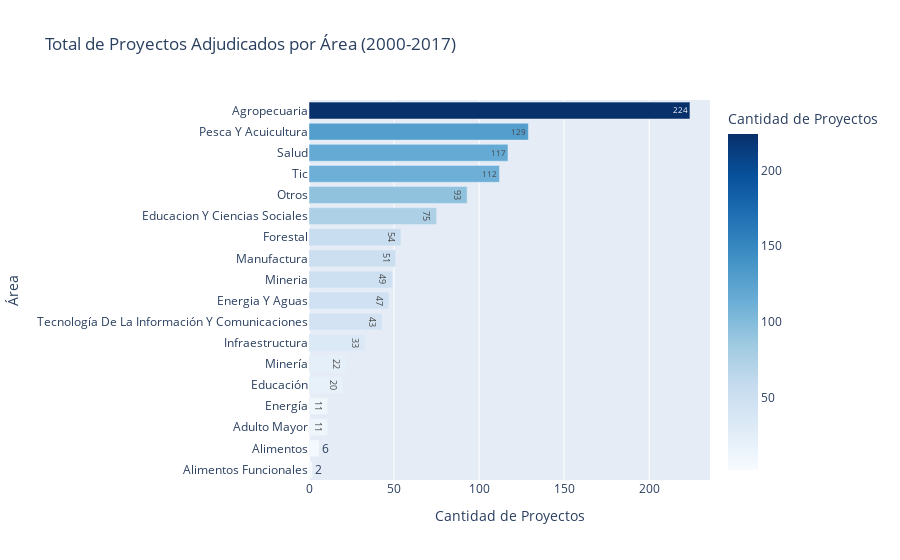

Notebook code for this chart:
### Markdown cell above
## 1. ¿Qué áreas tienen más proyectos? (2000-2017)

Un **gráfico de barras horizontales** es ideal para comparar categorías cuando los nombres son largos.

### Code cell
# Conteo por área
count_by_area = df_all['area'].value_counts().reset_index()
count_by_area.columns = ['Área', 'Cantidad de Proyectos']

fig1 = px.bar(count_by_area, 
              x='Cantidad de Proyectos', 
              y='Área', 
              orientation='h',
              title='Total de Proyectos Adjudicados por Área (2000-2017)',
              text='Cantidad de Proyectos',
              color='Cantidad de Proyectos',
              color_continuous_scale='Blues')

fig1.update_layout(yaxis={'categoryorder':'total ascending'})
fig1.show()

### Figure 1 — Plotly figure (JSON) as saved in the notebook; plotly's stock layout.template omitted (floating-point values rounded to 4 significant figures)
{"data": [{"hovertemplate": "Cantidad de Proyectos=%{marker.color}<br>Área=%{y}<extra></extra>", "legendgroup": "", "marker": {"color": [224, 129, 117, 112, 93, 75, 54, 51, 49, 47, 43, 33, 22, 20, 11, 11, 6, 2], "coloraxis": "coloraxis", "pattern": {"shape": ""}}, "name": "", "orientation": "h", "showlegend": false, "text": [224.0, 129.0, 117.0, 112.0, 93.0, 75.0, 54.0, 51.0, 49.0, 47.0, 43.0, 33.0, 22.0, 20.0, 11.0, 11.0, 6.0, 2.0], "textposition": "auto", "type": "bar", "x": [224, 129, 117, 112, 93, 75, 54, 51, 49, 47, 43, 33, 22, 20, 11, 11, 6, 2], "xaxis": "x", "y": ["Agropecuaria", "Pesca Y Acuicultura", "Salud", "Tic", "Otros", "Educacion Y Ciencias Sociales", "Forestal", "Manufactura", "Mineria", "Energia Y Aguas", "Tecnología De La Información Y Comunicaciones", "Infraestructura", "Minería", "Educación", "Adulto Mayor", "Energía", "Alimentos", "Alimentos Funcionales"], "yaxis": "y"}], "layout": {"barmode": "relative", "coloraxis": {"colorbar": {"title": {"text": "Cantidad de Proyectos"}}, "colorscale": [[0, "rgb(247,251,255)"], [0.125, "rgb(222,235,247)"], [0.25, "rgb(198,219,239)"], [0.375, "rgb(158,202,225)"], [0.5, "rgb(107,174,214)"], [0.625, "rgb(66,146,198)"], [0.75, "rgb(33,113,181)"], [0.875, "rgb(8,81,156)"], [1, "rgb(8,48,107)"]]}, "legend": {"tracegroupgap": 0}, "title": {"text": "Total de Proyectos Adjudicados por Área (2000-2017)"}, "xaxis": {"anchor": "y", "domain": [0, 1], "title": {"text": "Cantidad de Proyectos"}}, "yaxis": {"anchor": "x", "categoryorder": "total ascending", "domain": [0, 1], "title": {"text": "Área"}}}}
